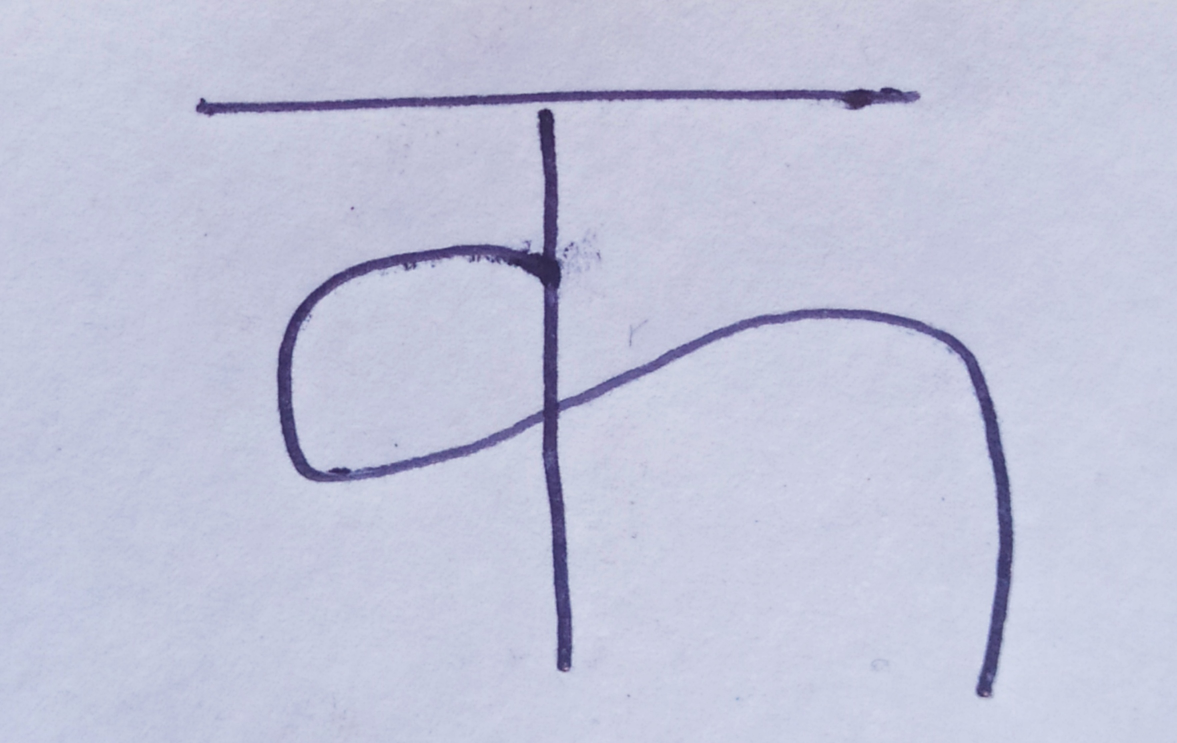
#> input picture Datasets/test/IMG_20240212_165747.jpg, 2353 x 1486 px, given in place of Screenshot_2024-03-04-20-11-54_1366x768.png, which was not available (shown at 1/2 size)
$ jupyter execute --allow-errors 'testing and manipulation.ipynb'   (shell and % lines are left out)   (text cells are left out)
#> lines starting #> are read from the running program, lines starting #| are printed output that depends on the picture; after the words box and inside, x2 and y2 are one past the last pixel; in counts of white or black regions, pixels touching at a corner belong together; pictures that were not available may be replaced by others from this repository, and a replacement may not be noted
[cell 1]
import numpy as np
import pandas as pd
import matplotlib.pyplot as plt
import matplotlib.image as mpimg
import torch
import torchvision
import torch.nn as nn
from torch.utils.data import DataLoader
from torchvision import datasets, transforms,models
from torchvision.transforms import v2
from pathlib import Path
import os
import random
import torch.nn.functional as F
from sklearn.metrics import (classification_report, confusion_matrix,
                             ConfusionMatrixDisplay)
import PIL
from PIL import Image
torchvision.disable_beta_transforms_warning()
#> (this line was passed over: torchvision is not available in this run)
#> further down, img is the input picture: shape (1486, 2353, 3); mean B, G, R 218.4, 196.6, 193.9
import cv2

[cell 2]
image_path = Path("/kaggle/input/nepali-handwritten-augmented/nhcd_pytorch")
train_dir = image_path / "train"
val_dir = image_path / "validate"
test_dir = image_path / "test"

train_dir,val_dir,test_dir

#> (a cell that did not finish here is left out)

[cell 4]
from torchvision import datasets
#> (the rest of this cell did not finish here and is left out)

#> (a cell that did not finish here is left out)

#> (a cell that did not finish here is left out)

[cell 7]
index_to_targets = {0: 'अ', 1: 'अं', 2: 'अः', 3: 'आ', 4: 'इ', 5: 'ई', 6: 'उ', 7: 'ऊ', 8: 'ए', 9: 'ऐ', 10: 'ओ', 11: 'औ', 12: 'क', 13: 'क्ष', 14: 'ख', 15: 'ग', 16: 'घ', 17: 'ङ', 18: 'च', 19: 'छ', 20: 'ज', 21: 'ज्ञ', 22: 'झ', 23: 'ञ', 24: 'ट', 25: 'ठ', 26: 'ड', 27: 'ढ', 28: 'ण', 29: 'त', 30: 'त्र', 31: 'थ', 32: 'द', 33: 'ध', 34: 'न', 35: 'प', 36: 'फ', 37: 'ब', 38: 'भ', 39: 'म', 40: 'य', 41: 'र', 42: 'ल', 43: 'व', 44: 'श', 45: 'ष', 46: 'स', 47: 'ह', 48: '०', 49: '१', 50: '२', 51: '३', 52: '४', 53: '५', 54: '६', 55: '७', 56: '८', 57: '९'}

#> (a cell that did not finish here is left out)

[cell 9]
model_state_path = "/kaggle/input/resnet-97/res97_state.pth"

#> (a cell that did not finish here is left out)

#> (a cell that did not finish here is left out)

#> (a cell that did not finish here is left out)

[cell 13]
def count_parameters(model):
    return sum(p.numel() for p in model.parameters() if p.requires_grad)

#> (the rest of this cell did not finish here and is left out)

[cell 14]
import cv2
import numpy as np

def crop_characters(img:np.array) -> np.array:
    blur_img =cv2.GaussianBlur(img,(5,5),3)
    gray = cv2.cvtColor(blur_img,cv2.COLOR_BGR2GRAY)

    bin_img= cv2.threshold(gray,0,255,cv2.THRESH_BINARY + cv2.THRESH_OTSU)[1]
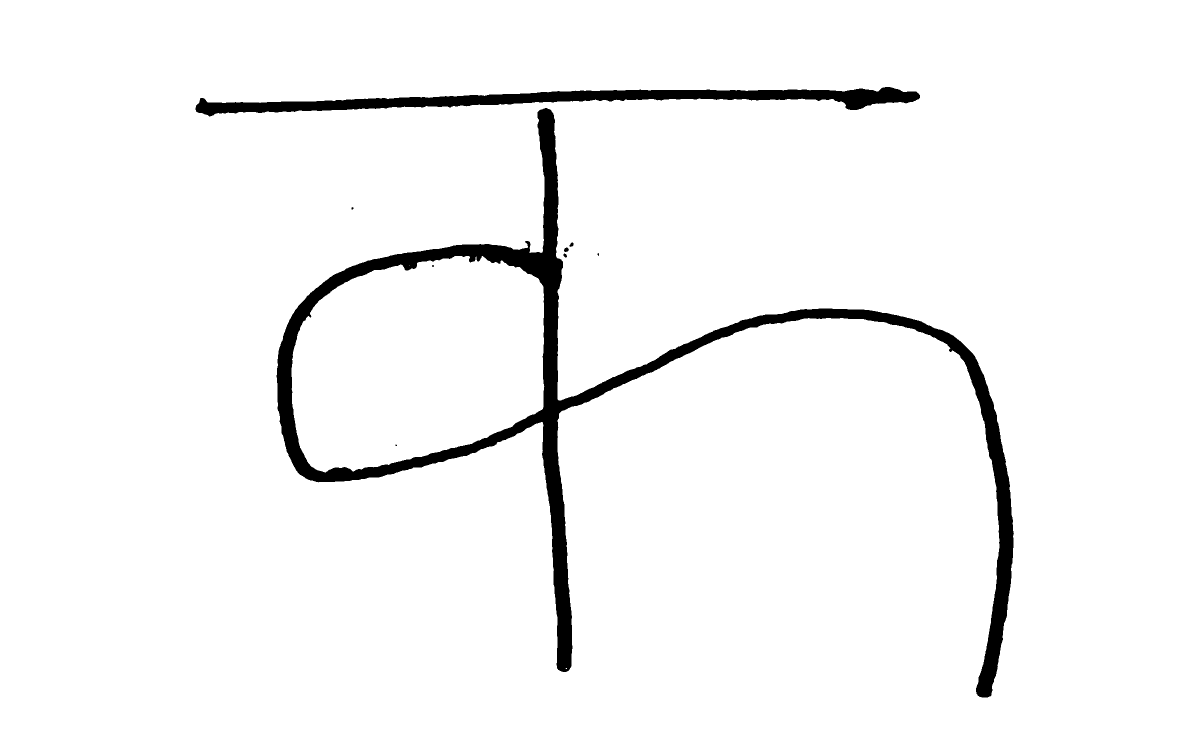
#> bin_img: shape (1486, 2353) (shown at 1/2 size); 96.1% white; 9 black regions (4 under 20 px), largest, box (x1, y1, x2, y2) and area: (553, 216, 2028, 1395) 104453, (391, 174, 1840, 233) 30028, (1128, 495, 1138, 504) 64, (1139, 485, 1147, 494) 49, (1127, 507, 1134, 515) 40

    thres_value,thresh_img= cv2.threshold(gray,0,255,cv2.THRESH_BINARY_INV + cv2.THRESH_OTSU)
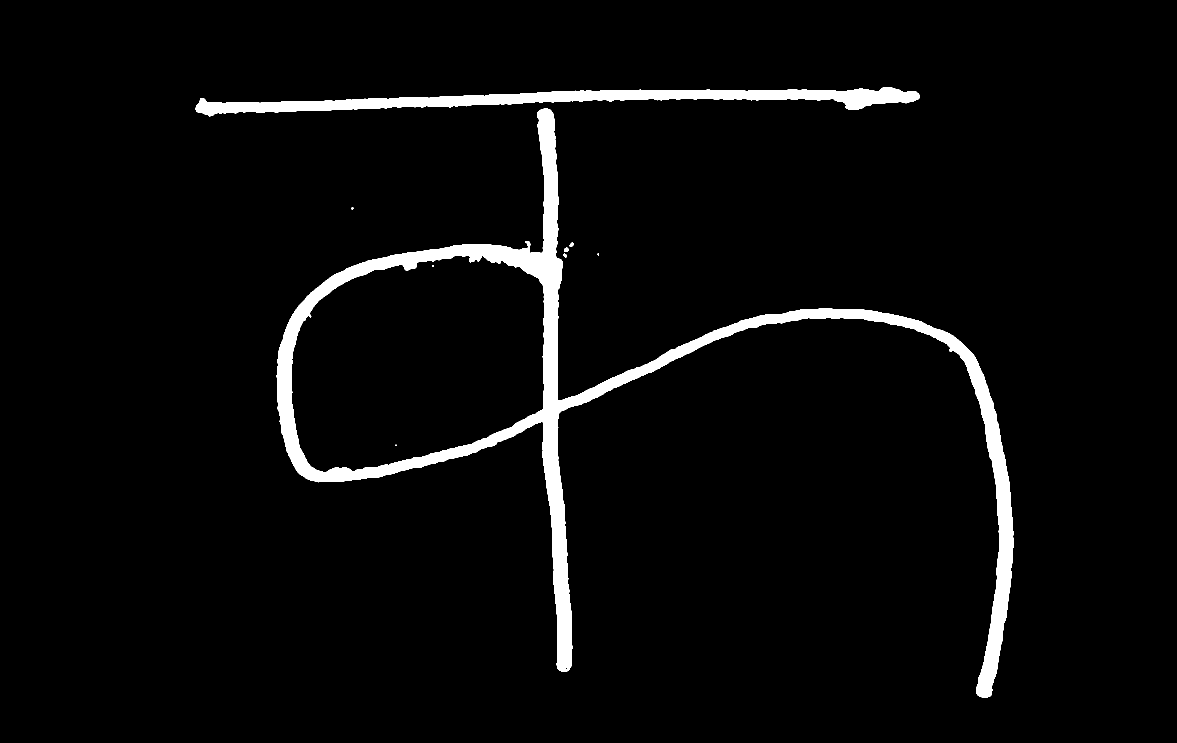
#> thresh_img: shape (1486, 2353) (shown at 1/2 size); 3.9% white; 9 white regions (4 under 20 px)
#> thres_value = 145

    contours, _ = cv2.findContours(thresh_img, cv2.RETR_EXTERNAL, cv2.CHAIN_APPROX_SIMPLE)
#> contours = 7 contours, 2 with area under 20; largest, box (x1, y1, x2, y2) and area: (553, 216, 2028, 1395) 277448, (391, 174, 1840, 233) 28564, (1128, 495, 1138, 504) 51, (1139, 485, 1147, 494) 38, (1127, 507, 1134, 515) 30

    # cv2.drawContours(img,contours,-1,(0,255,0),2)


    bounding_boxes = []
    for contour in contours:
        area = cv2.contourArea(contour)
        if area<200:
            continue
        # Get the bounding box coordinates
        x, y, w, h = cv2.boundingRect(contour)

        # Draw rectangle around contour
        # cv2.rectangle(img, (x, y), (x + w, y + h), (0, 255, 0),1)

        # Store bounding box coordinates
        bounding_boxes.append((x, y, x + w, y + h))
#> this loop made 7 passes
#> area on passes 1, 3, 4: 30, 51, 37.5
#> (area, x, y, w, h) on passes 6 to 7: (277448, 553, 216, 1475, 1179), (28564, 391, 174, 1449, 59)
#> after the loop, bounding_boxes = [(553, 216, 2028, 1395), (391, 174, 1840, 233)]

    # Calculate the minimum bounding rectangle that encloses all the smaller bounding rectangles
    x_min = min(box[0] for box in bounding_boxes)
#> x_min = 391
    y_min = min(box[1] for box in bounding_boxes)
#> y_min = 174
    x_max = max(box[2] for box in bounding_boxes)
#> x_max = 2028
    y_max = max(box[3] for box in bounding_boxes)
#> y_max = 1395

    padding_left=3
    padding_right =3
    padding_bottom =3
    padding_top =3
    x_min -= padding_left
#> x_min = 388
    y_min -= padding_bottom
#> y_min = 171
    x_max += padding_top
#> x_max = 2031
    y_max += padding_right
#> y_max = 1398

    # Draw the enclosing bounding rectangle
    # cv2.rectangle(img, (x_min, y_min), (x_max, y_max), (0, 0, 255),1)
    # print(len(contours))

    cropped_img = img[y_min:y_max, x_min:x_max]
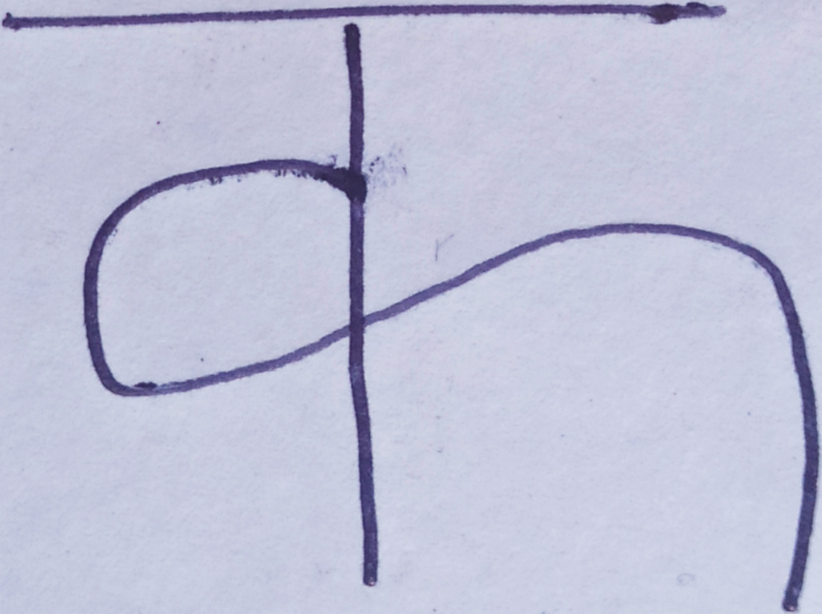
#> cropped_img: shape (1227, 1643, 3) (shown at 1/2 size); mean B, G, R 215.5, 192.8, 190.7
    return cropped_img

img = cv2.imread("/home/pujan/D/programs/algorithms/test/Screenshot_2024-03-04-20-11-54_1366x768.png")
img = crop_characters(img)

[cell 15]
import cv2
org_img = cv2.imread("/kaggle/input/test-data-1/IMG_20240212_202802.jpg")
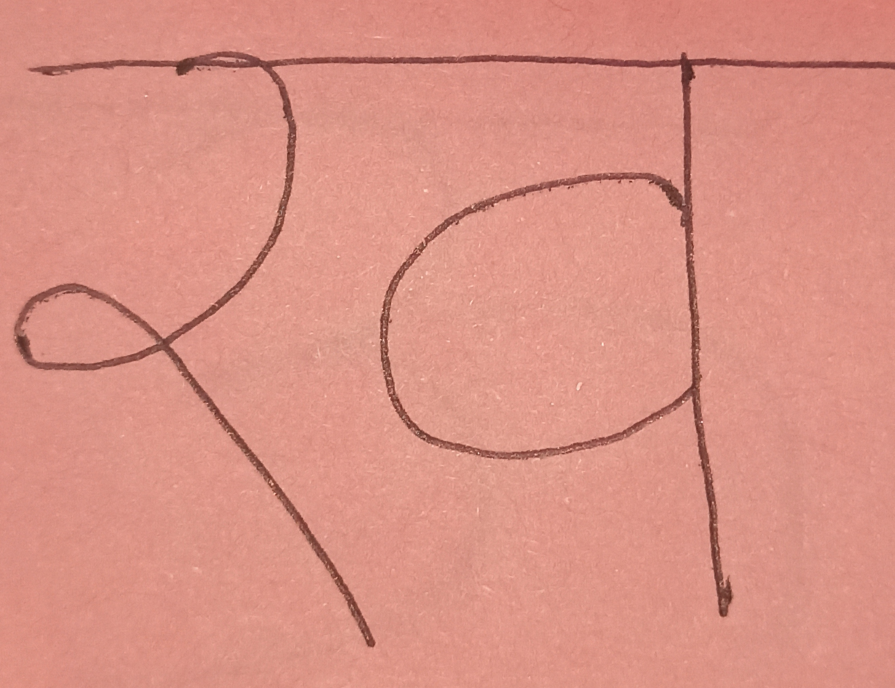
#> input picture Datasets/test/IMG_20240212_202802.jpg, 2684 x 2063 px, found by its file name (shown at 1/3 size)
#> org_img is the input picture: shape (2063, 2684, 3); mean B, G, R 132.9, 146, 218.3
# org_img = cv2.resize(org_img,(28,28),interpolation=cv2.INTER_AREA)
#> (the rest of this cell did not finish here and is left out)

[cell 16]
img_gray = cv2.cvtColor(img, cv2.COLOR_BGR2GRAY)
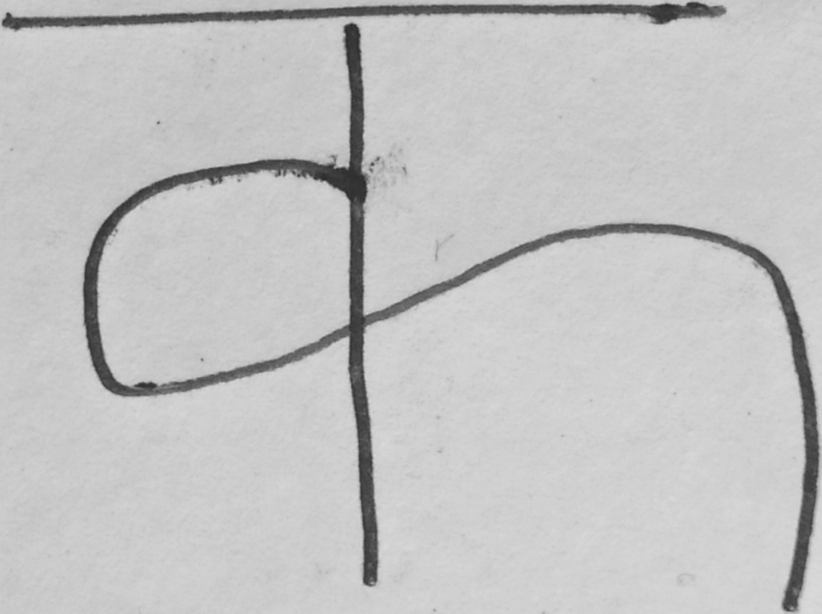
#> img_gray: shape (1227, 1643) (shown at 1/2 size); min 38, max 218, mean 194.9
img_bin = cv2.adaptiveThreshold(img_gray,255,cv2.ADAPTIVE_THRESH_GAUSSIAN_C,\
            cv2.THRESH_BINARY,23,4) #second last parameter is block size and last is constant
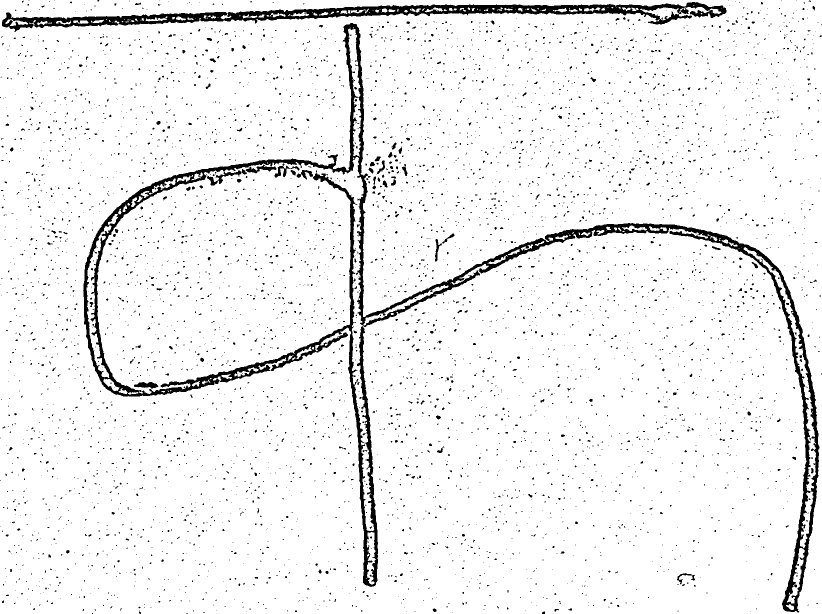
#> img_bin: shape (1227, 1643) (shown at 1/2 size); 94.3% white; 5512 black regions (5314 under 20 px), largest, box (x1, y1, x2, y2) and area: (166, 46, 1639, 1225) 59776, (4, 4, 1453, 64) 22213, (268, 764, 317, 777) 409
thresh_rgb = cv2.cvtColor(img_bin,cv2.COLOR_GRAY2BGR)
print(thresh_rgb.shape)
#| (1227, 1643, 3)
plt.imshow(thresh_rgb,cmap="gray");
